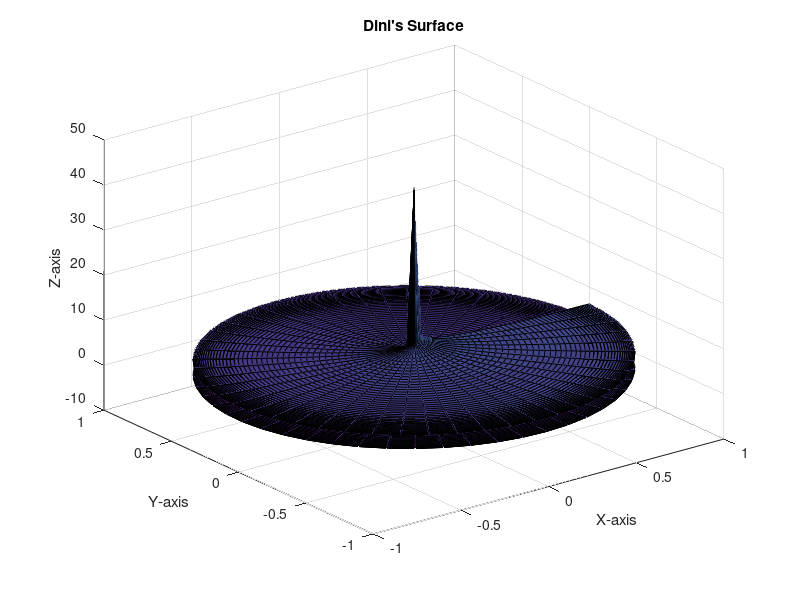
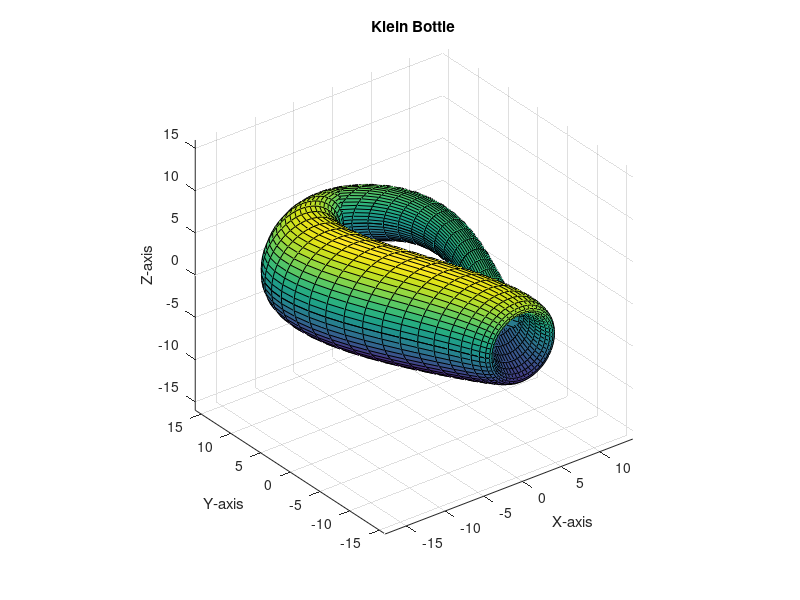
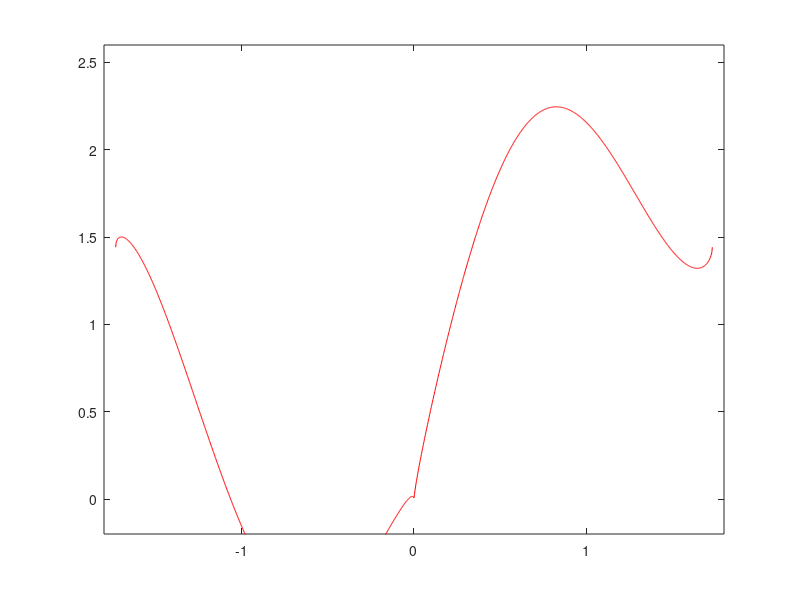

Here is the MATLAB script that generated these plots, in order:
clear all
clc
close all
%%
% n = input('n:');
% t = linspace(0,30,200);
% sum_f = zeros(size(t));         % 누적합 벡터
% 
% for k = 0:n-1
%     sum_f = sum_f + sin((2*k+1)*t)/(2*k+1);
% end
% 
% sum_f = (4/pi) * sum_f;
% figure;
% plot(t,sum_f)
% 
% 
% %%
% 
% a(1) = 0; a(2) = 1;
% 
% if length(a) < 25
%     for n = 1:23
%         a(n+2) = a(n+1) + a(n);
%     n = n+1;
%     end
% 
% end
% 
% a
% 
% %%
% a(1) = 0; a(2) = 1;
% n = 1;
% while length(a) < 25
%     a(n+2) = a(n+1) + a(n);
%     n = n+1;
% end
% 
% a
% 
% %%
% x = [9 -1.5 13.4 13.3 -2.1 4.6 1.1 5 -6.1 10 0.2];
% vec = [];
% for i = 1:length(x)
%     [val,idx] = min(x);
%     vec(end+1) = val;
%     x(idx) = [];
% end
% 
% vec
% 
% %%
% 
% function [C,R] = circle(p,q,r)
% 
% a = [-2*p(1)+2*q(1) -2*p(2)+2*q(2); -2*r(1)+2*q(1) -2*r(2)+2*q(2)];
% b = [q(1)^2+ q(2)^2 - p(1)^2 - p(2)^2; q(1)^2+ q(2)^2 - r(1)^2 - r(2)^2];
% 
% C = a\b;
% R = sqrt((C(1)-p(1))^2 + (C(2)-p(2))^2);
% 
% theta = linspace(0,2*pi,200);
% 
% x = R*cos(theta)+C(1);
% y = R*sin(theta)+C(2);
% 
% figure;
% plot(x,y,'b-')
% hold on;
% plot([p(1) q(1) r(1)], [p(2) q(2) r(2)], 'ro')
% axis equal
% end
% 
% p = [7 1.2]; q = [0.5, 2.6]; r = [-2.4, -1.4];
% [C,R] = circle(p,q,r)

%% dini's surface
u = linspace(0,4*pi,100);
v = linspace(0,pi,100);
a = 0.5;

[U,V] = meshgrid(u,v);

X = cos(U).*sin(V);
Y = sin(U).*sin(V);
Z = cos(V) + log(tan(V./2)) + a.*U;
figure;
surf(X, Y, Z);
xlabel('X-axis');
ylabel('Y-axis');
zlabel('Z-axis');
title('Dini''s Surface');

%% klein bottle
u = linspace(0,2*pi,50);
v = linspace(0,2*pi,50);

[U,V] = meshgrid(u,v);
X = -(4-2.*cos(U)).*cos(V) + 6*(sin(U)+1).*cos(U);
Y = 16.*sin(U);
Z = (4-2.*cos(U)).*sin(V);

figure;
surf(X,Y,Z);
xlabel('X-axis');
ylabel('Y-axis');
zlabel('Z-axis');
title('Klein Bottle');
axis equal;

%% halvorsen attractor

% function halvorsen_demo
%     a = 1.4;            
%     x0 = [1 0 0];         
%     tspan = [0 150];      
% 
%     opts = odeset('RelTol',1e-8,'AbsTol',1e-10);
%     [t, X] = ode45(@(t,x) halvorsen(t,x,a), tspan, x0, opts);
% 
% 
%     cut = min(2000, size(X,1)-1);
%     Xp = X(cut:end,:);
% 
%     figure('Color','w');
%     plot3(Xp(:,1), Xp(:,2), Xp(:,3), 'LineWidth', 0.8);
%     grid on; axis vis3d
%     xlabel('x'); ylabel('y'); zlabel('z');
%     title(sprintf('Halvorsen attractor (a=%.2f, x0=[%.2f %.2f %.2f])', a, x0));
% end
% 
% function dx = halvorsen(~, x, a)
%     X = x(1); Y = x(2); Z = x(3);
%     dx = [
%         -a*X - 4*Y - 4*Z - Y^2;
%         -a*Y - 4*Z - 4*X - Z^2;
%         -a*Z - 4*X - 4*Y - X^2
%     ];
% end
% 
% ICs = [1 0 0; 0.5 -0.3 0.8; 2 2 2];
% a = 1.4; tspan = [0 150]; opts = odeset('RelTol',1e-8,'AbsTol',1e-10);
% figure('Color','w'); hold on; grid on; axis vis3d
% xlabel x; ylabel y; zlabel z; title('Halvorsen (여러 초기값)')
% for k = 1:size(ICs,1)
%     [~,X] = ode45(@(t,x)halvorsen(t,x,a), tspan, ICs(k,:), opts);
%     cut = min(2000, size(X,1)-1);
%     Xp = X(cut:end,:);
%     plot3(Xp(:,1), Xp(:,2), Xp(:,3), 'LineWidth', 0.8);
% end
% legend("x0=[1 0 0]","x0=[0.5 -0.3 0.8]","x0=[2 2 2]")

%% halvorsen attractor
% a = 1.4;
% fx = @(x,y,z) -a*x -4*y -4*z - y^2;
% fy = @(x,y,z) -a*y -4*z -4*x - z^2;
% fz = @(x,y,z) -a*z -4*x -4*y - x^2;
% 
% [t,X] = ode45(fx,[0 150],1);
% [t,Y] = ode45(fy,[0 150],0);
% [t,Z] = ode45(fz,[0 150],0);
% 
% figure;
% plot(t,X); hold on;
% plot(t,Y); hold on;
% plot(t,Z);

a = 1.4;
x0 = [1 0 0];
tspan = [0 150];

function dx = halvorsen2(~, x, a)
    X = x(1); Y = x(2); Z = x(3);
    dx = [
        -a*X - 4*Y - 4*Z - Y^2;
        -a*Y - 4*Z - 4*X - Z^2;
        -a*Z - 4*X - 4*Y - X^2
    ];
end

[t,X] = ode45(@(t,x) halvorsen2(t,x,a), tspan, x0);
figure;
plot3(X(:,1), X(:,2), X(:,3), 'LineWidth', 0.8);
grid on; xlabel('x'); ylabel('y'); zlabel('z');
title('Halvorsen attractor (ode45)');

%%
a = 2;
x = linspace(-sqrt(3), sqrt(3), 2000);
y = abs(x).^(2/3) + 0.9.*sin(a.*x).*sqrt(3-x.^2);

plot(x,y,'r-')
xlim([-1.8 1.8]); ylim([-0.2 2.6]);
